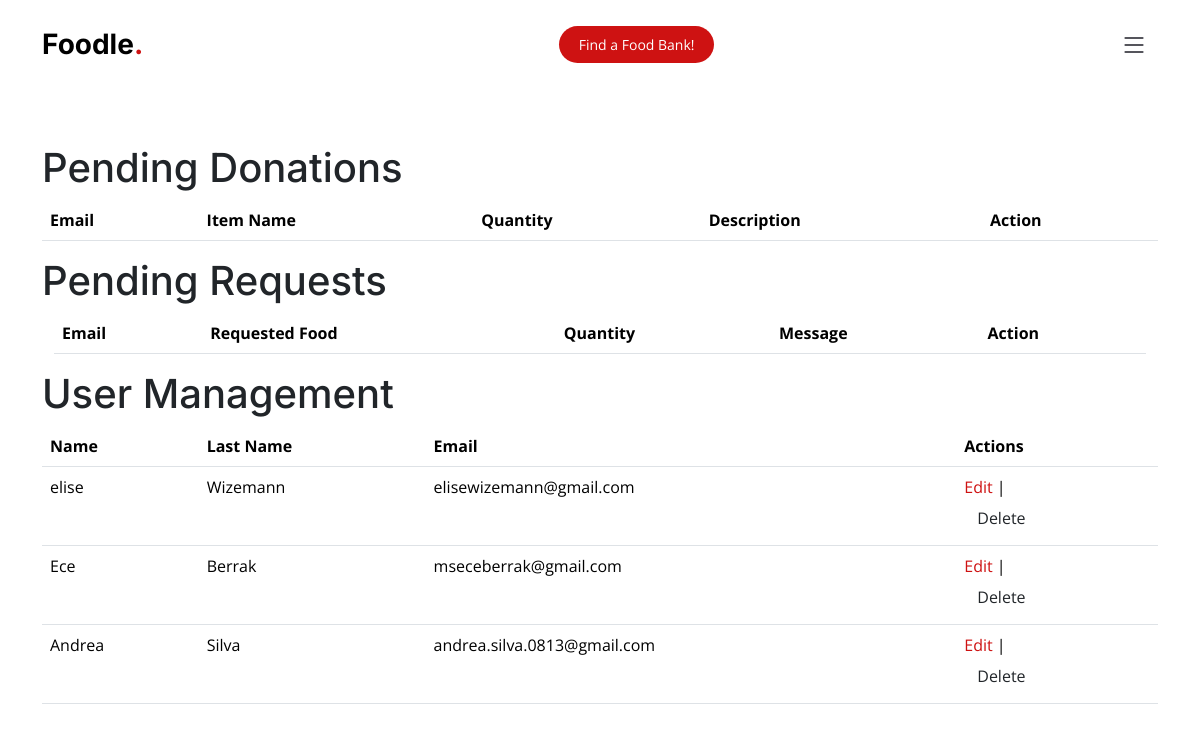
The page /admin on the database its author committed.
### app.py (models this page shows, shortened)
class User(db.Model, UserMixin):
    id = db.Column(db.Integer, primary_key=True)
    name = db.Column(db.String(255))
    last_name = db.Column(db.String(255))
    email = db.Column(db.String(255), unique=True, nullable=False)
    password_hash = db.Column(db.String(255), nullable=False)
    email_verification_token = db.Column(db.String(255))
    is_verified = db.Column(db.Boolean, default=False)
    is_mfa_enabled = db.Column(db.Boolean, default=False)
    mfa_code = db.Column(db.String(255))
    phoneNumber = db.Column(db.String(255))

### app.py (the view)
@app.route('/admin')
def admin_dashboard():
    pending_donations = db.session.query(Donation, User.email).join(User, Donation.user_id == User.id).filter(Donation.status == 'pending').all()
    pending_requests = Request.query.filter_by(status='pending').all()
    users = User.query.all()
    return render_template('admin_dashboard.html', pending_donations=pending_donations, pending_requests=pending_requests, users=users)

### templates/admin_dashboard.html (shortened to what this page needs)
{%extends "base.html"%}
{%block content%}
<br><br><br><br><br><br>
<div class="container">
<h1>Pending Donations</h1>
<table class="table">
    <thead>
        <tr>
            <th>Email</th>
            <th>Item Name</th>
            <th>Quantity</th>
            <th>Description</th>
            <th>Action</th>
        </tr>
    </thead>
</table>
<h1>Pending Requests</h1>
<div class="container">
    <table class="table">
        <thead>
            <tr>
                <th>Email</th>
                <th>Requested Food</th>
                <th>Quantity</th>
                <th>Message</th>
                <th>Action</th>
            </tr>
        </thead>
    </table>
</div>
<h1>User Management</h1>
<table class="table">
    <thead>
        <tr class="table-row">
            <th>Name</th>
            <th>Last Name</th>
            <th>Email</th>
            <th>Actions</th>
        </tr>
    </thead>
    <tbody class="table-body">
        {% for user in users %}
        <tr>
            <td>{{ user.name }}</td>
            <td>{{ user.last_name }}</td>
            <td>{{ user.email }}</td>
            <td>
                <a href="{{ url_for('admin_edit_user', user_id=user.id) }}">Edit</a> |
                <form method="post" action="{{ url_for('admin_delete_user', user_id=user.id) }}" onsubmit="return confirm('Are you sure you want to delete this user?');">
                    <button type="submit" class="btn">Delete</button>
                </form>
            </td>
        </tr>
        {% endfor %}
    </tbody>
</table>
</div>
{%endblock%}

### static/assets/css/main.css (style rules this page uses)
:root { --font-default: "Open Sans", system-ui, -apple-system, "Segoe UI", Roboto, "Helvetica Neue", Arial, "Noto Sans", "Liberation Sans", sans-serif, "Apple Color Emoji", "Segoe UI Emoji", "Segoe UI Symbol", "Noto Color Emoji"; --font-primary: "Amatic SC", sans-serif; --font-secondary: "Inter", sans-serif; }
:root { --color-default: #212529; --color-primary: #ce1212; --color-secondary: #37373f; }
:root { scroll-behavior: smooth; }
body { font-family: var(--font-default); color: var(--color-default); }
a { color: var(--color-primary); text-decoration: none; }
h1, h2, h3, h4, h5, h6 { font-family: var(--font-secondary); }

### rows shown on the page
User: name "elise", last_name "Wizemann", email "elisewizemann@gmail.com"
User: name "Ece", last_name "Berrak", email "mseceberrak@gmail.com"
User: name "Andrea", last_name "Silva", email "andrea.silva.0813@gmail.com"
